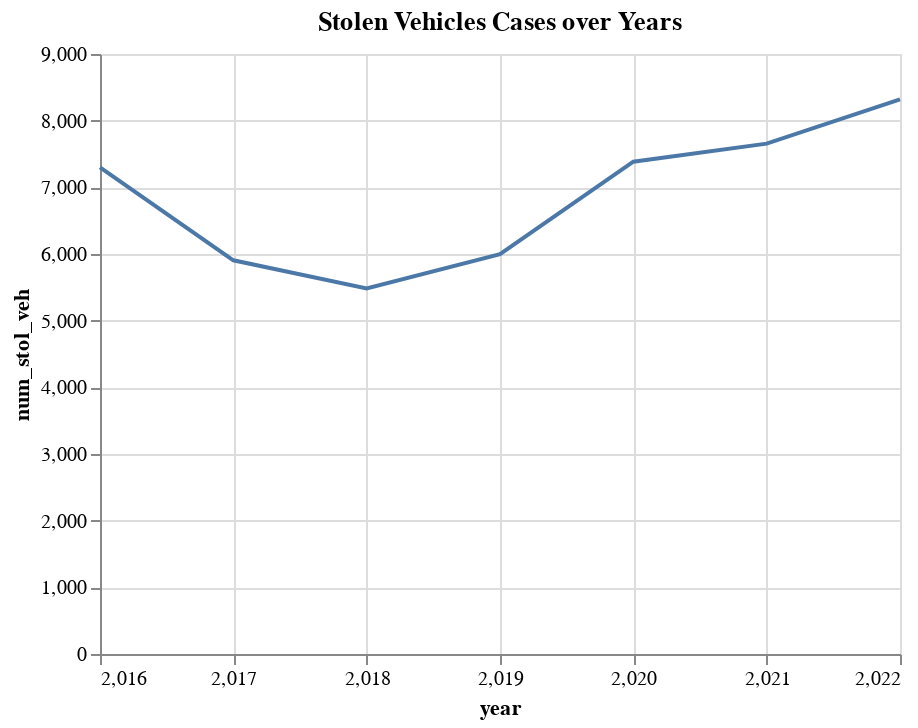

Notebook code cell kept with this figure:
### Code cell
alt.Chart(stol_veh_year).mark_line().encode(
    x=alt.X("year", axis=alt.Axis(tickMinStep=1)),
    y="num_stol_veh:Q"
).properties(
    title="Stolen Vehicles Cases over Years"
)

### Figure 1 — Vega-Lite specification as saved in the notebook (floating-point values rounded to 4 significant figures)
{"config": {"view": {"continuousWidth": 400, "continuousHeight": 300}}, "data": {"name": "data-cda216a621b83b0bc8db5c7c4a82b8c0"}, "mark": "line", "encoding": {"x": {"type": "quantitative", "axis": {"tickMinStep": 1}, "field": "year"}, "y": {"type": "quantitative", "field": "num_stol_veh"}}, "title": "Stolen Vehicles Cases over Years", "$schema": "https://vega.github.io/schema/vega-lite/v4.8.1.json", "datasets": {"data-cda216a621b83b0bc8db5c7c4a82b8c0": [{"year": 2016, "num_stol_veh": 7298}, {"year": 2017, "num_stol_veh": 5906}, {"year": 2018, "num_stol_veh": 5483}, {"year": 2019, "num_stol_veh": 5997}, {"year": 2020, "num_stol_veh": 7385}, {"year": 2021, "num_stol_veh": 7655}, {"year": 2022, "num_stol_veh": 8318}]}}
